Frame 1 (no input): blank canvas, image omitted
Frame 60 (the mouse pressed at the canvas centre just before this capture): blank canvas, image omitted
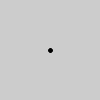
Frame 120 (the mouse held since frame 60 and released just before this capture)

The Processing sketch whose frames 1 and 60 were blank and that drew this single picture after the mouse press (run headless with seeded random() and noise(); from frame 60 on, the mouse is pressed at the canvas centre):

// Processing sketch: Ex_06
// ── Ex_06.pde
int currentFrame = 0;
PImage[] frames = new PImage[12];
int lastTime = 0;

void setup() {
  size(100, 100);
  strokeWeight(4);
  smooth();
  background(204);
  for (int i = 0; i < frames.length; i++) {
    frames[i] = get(); // Create a blank frame
  }
}

void draw() {
  int currentTime = millis();
  if (currentTime > lastTime + 100) {
    nextFrame();
    lastTime = currentTime;
  }
  if (mousePressed == true) {
    line(pmouseX, pmouseY, mouseX, mouseY);
  }
}

void nextFrame() {
  frames[currentFrame] = get(); // Get the display window
  currentFrame++; // Increment to next frame
  if (currentFrame >= frames.length) {
    currentFrame = 0;
  }
  image(frames[currentFrame], 0, 0);
}
